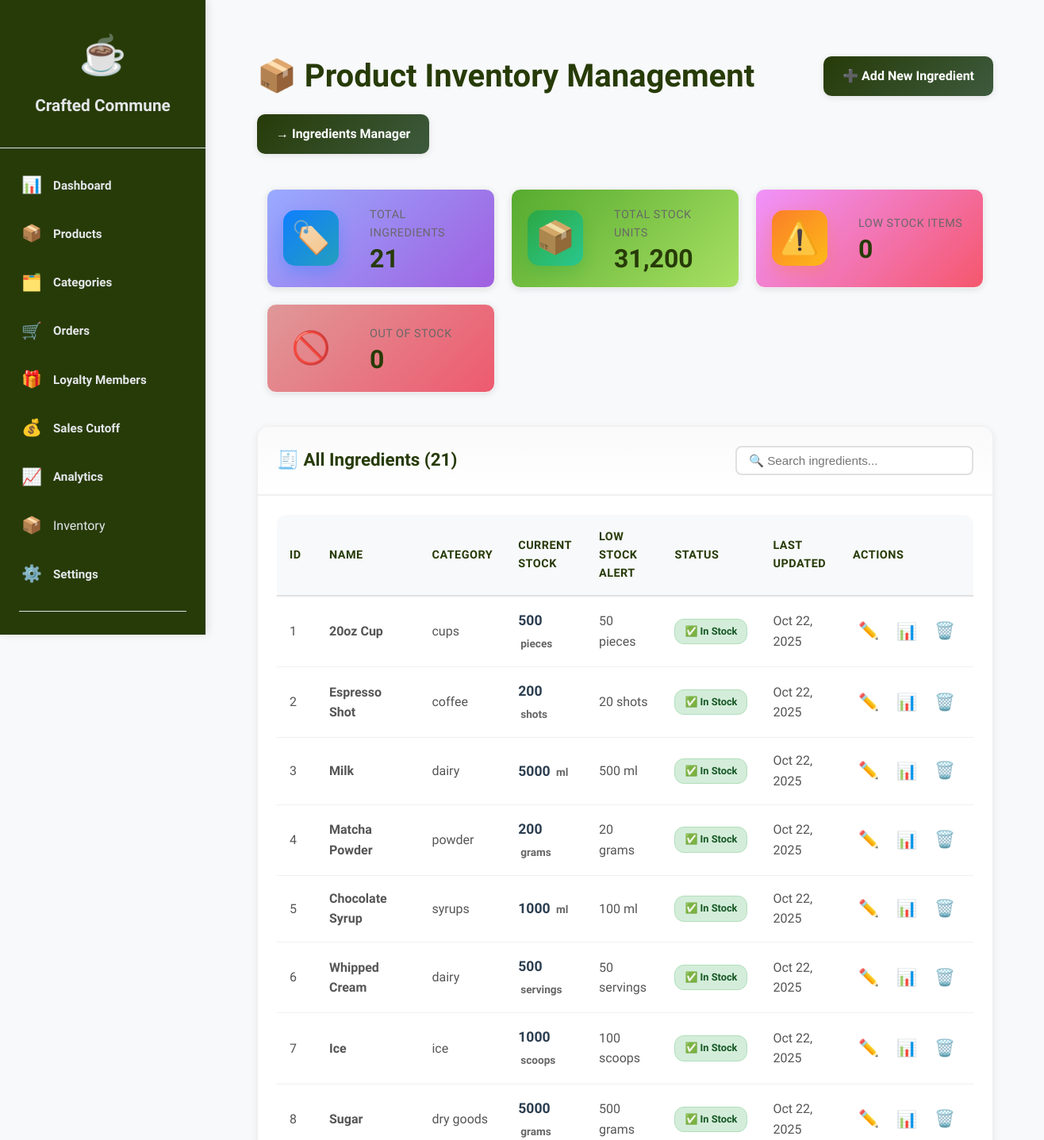
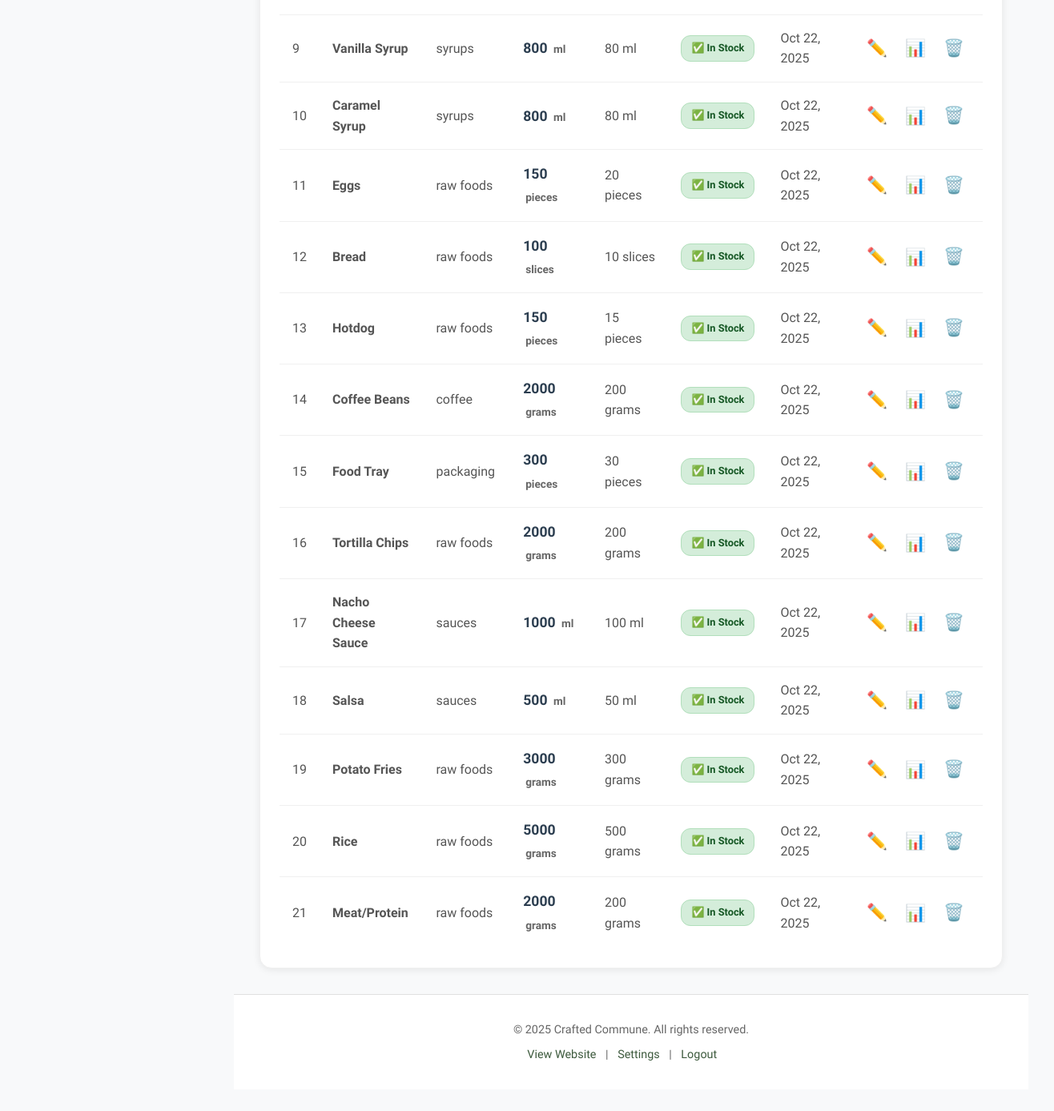
Screenshot of /admin/inventory.php (signed in) with the database file from the repository (2 pictures, top to bottom).
### tables this page shows
CREATE TABLE IF NOT EXISTS product_inventory (
  id INT(11) NOT NULL AUTO_INCREMENT,
  name VARCHAR(255) NOT NULL,
  stock INT(11) NOT NULL DEFAULT 0,
  category VARCHAR(255) NOT NULL,
  low_stock_threshold INT(11) DEFAULT 10,
  unit VARCHAR(50) DEFAULT 'units',
  created_at TIMESTAMP DEFAULT CURRENT_TIMESTAMP,
  updated_at TIMESTAMP DEFAULT CURRENT_TIMESTAMP ON UPDATE CURRENT_TIMESTAMP,
  PRIMARY KEY (id),
  UNIQUE KEY name (name)
);

### config.php (called while the page is built, shortened)
<?php
function e($string) {
    return htmlspecialchars($string, ENT_QUOTES, 'UTF-8');
}
?>

### admin/inventory.php (the view, shortened to what this page needs)
<?php
require_once '../config.php';
$stmt = $pdo->prepare("
    SELECT
        id,
        name,
        stock,
        category,
        low_stock_threshold,
        unit,
        updated_at
    FROM product_inventory
    ORDER BY
        CASE
            WHEN stock = 0 THEN 1
            WHEN stock <= low_stock_threshold THEN 2
            ELSE 3
        END,
        id ASC
");
$stmt->execute();
$ingredients = $stmt->fetchAll();
$totalIngredients = count($ingredients);
$totalStock = array_sum(array_column($ingredients, 'stock'));
$outOfStockCount = count(array_filter($ingredients, function($i) { return $i['stock'] == 0; }));
$lowStockCount = count(array_filter($ingredients, function($i) {
    return $i['stock'] > 0 && $i['stock'] <= $i['low_stock_threshold'];
}));
include 'includes/header.php';
?>
<div class="page-header">
    <h1>📦 Product Inventory Management</h1>
    <a href="productadd_edit.php" class="btn btn-primary">➕ Add New Ingredient</a>
    <a href="affected_products.php" class="btn btn-primary">→ Ingredients Manager</a>
</div>
<div class="stats-grid">
    <div class="stat-card stat-blue">
        <div class="stat-icon">🏷️</div>
        <div class="stat-content">
            <div class="stat-label">Total Ingredients</div>
            <div class="stat-value"><?= $totalIngredients ?></div>
        </div>
    </div>
    <div class="stat-card stat-green">
        <div class="stat-icon">📦</div>
        <div class="stat-content">
            <div class="stat-label">Total Stock Units</div>
            <div class="stat-value"><?= number_format($totalStock) ?></div>
        </div>
    </div>
    <div class="stat-card stat-orange">
        <div class="stat-icon">⚠️</div>
        <div class="stat-content">
            <div class="stat-label">Low Stock Items</div>
            <div class="stat-value"><?= $lowStockCount ?></div>
        </div>
    </div>
    <div class="stat-card stat-red">
        <div class="stat-icon">🚫</div>
        <div class="stat-content">
            <div class="stat-label">Out of Stock</div>
            <div class="stat-value"><?= $outOfStockCount ?></div>
        </div>
    </div>
</div>
<div class="dashboard-card">
    <div class="card-header">
        <h2>🧾 All Ingredients (<?= $totalIngredients ?>)</h2>
        <input type="text"
               id="searchInput"
               class="search-input"
               placeholder="🔍 Search ingredients..."
               onkeyup="searchTable()">
    </div>
    <div class="card-body">
        <?php if (empty($ingredients)): ?>
            <p class="no-data">No ingredients found. Add your first ingredient!</p>
        <?php else: ?>
            <div class="table-responsive">
                <table class="data-table" id="ingredientsTable">
                    <thead>
                        <tr>
                            <th>ID</th>
                            <th>Name</th>
                            <th>Category</th>
                            <th>Current Stock</th>
                            <th>Low Stock Alert</th>
                            <th>Status</th>
                            <th>Last Updated</th>
                            <th>Actions</th>
                        </tr>
                    </thead>
                    <tbody>
                        <?php foreach ($ingredients as $ingredient): ?>
                            <?php
                            $isOutOfStock = $ingredient['stock'] == 0;
                            $isLowStock = $ingredient['stock'] > 0 && $ingredient['stock'] <= $ingredient['low_stock_threshold'];
                            $rowClass = $isOutOfStock ? 'out-of-stock-row' : ($isLowStock ? 'low-stock-row' : '');
                            ?>
                            <tr class="<?= $rowClass ?>">
                                <td><?= $ingredient['id'] ?></td>
                                <td><strong><?= e($ingredient['name']) ?></strong></td>
                                <td><?= e($ingredient['category']) ?></td>
                                <td class="stock-cell">
                                    <span class="stock-amount"><?= $ingredient['stock'] ?></span>
                                    <span class="stock-unit"><?= e($ingredient['unit']) ?></span>
                                </td>
                                <td><?= $ingredient['low_stock_threshold'] ?> <?= e($ingredient['unit']) ?></td>
                                <td>
                                    <?php if ($isOutOfStock): ?>
                                        <span class="status-badge badge-red">🚫 Out of Stock</span>
                                    <?php elseif ($isLowStock): ?>
                                        <span class="status-badge badge-orange">⚠️ Low Stock</span>
                                    <?php else: ?>
                                        <span class="status-badge badge-green">✅ In Stock</span>
                                    <?php endif; ?>
                                </td>
                                <td><?= date('M d, Y', strtotime($ingredient['updated_at'])) ?></td>
                                <td>
                                    <div class="action-buttons">
                                        <a href="productadd_edit.php?action=edit&id=<?= $ingredient['id'] ?>"
                                           class="btn-icon btn-icon-blue"
                                           title="Edit">
                                            ✏️
                                        </a>
                                        <button onclick="quickUpdateStock(<?= $ingredient['id'] ?>, '<?= e($ingredient['name']) ?>', <?= $ingredient['stock'] ?>)"
                                                class="btn-icon btn-icon-green"
                                                title="Quick Update Stock">
                                            📊
                                        </button>
                                        <a href="inventory.php?action=delete&id=<?= $ingredient['id'] ?>"
                                           class="btn-icon btn-icon-danger"
                                           onclick="return confirm('Delete this ingredient? This will also remove it from all product recipes!')"
                                           title="Delete">
                                            🗑️
                                        </a>
                                    </div>
                                </td>
                            </tr>
                        <?php endforeach; ?>
                    </tbody>
                </table>
            </div>
        <?php endif; ?>
    </div>
</div>
<?php include 'includes/footer.php'; ?>

### admin/includes/header.php (style rules this page uses)
:root { --primary: #3d5a3d; --primary-dark: #273B08; --text-dark: #e4e6e9ff; --text-light: #e7ebeeff; --bg-light: #f8f9fa; --border-color: #e0e0e0; }
* { margin: 0; padding: 0; box-sizing: border-box; }
body { font-family: 'Cabin Condensed', sans-serif; background: var(--bg-light); display: flex; min-height: 100vh; }

### admin/inventory.php (style rules this page uses)
.stats-grid { display: grid; grid-template-columns: repeat(auto-fit, minmax(250px, 1fr)); gap: 20px; margin-bottom: 30px; }
.stat-card { display: flex; align-items: center; padding: 20px; border-radius: 12px; color: white; transition: transform 0.3s ease; box-shadow: 0 2px 8px rgba(0, 0, 0, 0.1); }
.stat-icon { font-size: 2.5rem; margin-right: 15px; opacity: 0.9; }
.stat-content { flex-grow: 1; }
.stat-label { font-size: 0.9rem; font-weight: 400; opacity: 0.95; margin-bottom: 5px; }
.stat-value { font-size: 2rem; font-weight: 700; }
.stat-blue { background: linear-gradient(135deg, #98abffff 0%, #a05fe0ff 100%); }
.stat-green { background: linear-gradient(135deg, #56ab2f 0%, #a8e063 100%); }
.stat-orange { background: linear-gradient(135deg, #f093fb 0%, #f5576c 100%); }
.stat-red { background: linear-gradient(135deg, #df9898ff 0%, #ee5a6f 100%); }
.stock-cell { font-weight: bold; font-size: 1.1rem; }
.stock-amount { color: #2c3e50; }
.stock-unit { font-size: 0.85rem; color: #666; margin-left: 3px; }
.status-badge { display: inline-block; padding: 5px 12px; border-radius: 12px; font-size: 0.8rem; font-weight: 600; white-space: nowrap; }
.badge-green { background-color: #d4edda; color: #155724; }
.action-buttons { display: flex; gap: 8px; }
.btn-icon { background: none; border: none; font-size: 1.3rem; cursor: pointer; padding: 5px; transition: transform 0.2s; }
.search-input { padding: 8px 15px; border: 2px solid #e0e0e0; border-radius: 8px; font-size: 0.95rem; width: 300px; }

### rows the page displays
product_inventory: id "1", name "20oz Cup", category "cups", stock "500", unit "pieces", low_stock_threshold "50", shows "✅ In Stock", updated_at "Oct 22, 2025"
product_inventory: id "2", name "Espresso Shot", category "coffee", stock "200", unit "shots", low_stock_threshold "20", shows "✅ In Stock", updated_at "Oct 22, 2025"
product_inventory: id "3", name "Milk", category "dairy", stock "5000", unit "ml", low_stock_threshold "500", shows "✅ In Stock", updated_at "Oct 22, 2025"
product_inventory: id "4", name "Matcha Powder", category "powder", stock "200", unit "grams", low_stock_threshold "20", shows "✅ In Stock", updated_at "Oct 22, 2025"
product_inventory: id "5", name "Chocolate Syrup", category "syrups", stock "1000", unit "ml", low_stock_threshold "100", shows "✅ In Stock", updated_at "Oct 22, 2025"
product_inventory: id "6", name "Whipped Cream", category "dairy", stock "500", unit "servings", low_stock_threshold "50", shows "✅ In Stock", updated_at "Oct 22, 2025"
product_inventory: id "7", name "Ice", category "ice", stock "1000", unit "scoops", low_stock_threshold "100", shows "✅ In Stock", updated_at "Oct 22, 2025"
product_inventory: id "8", name "Sugar", category "dry goods", stock "5000", unit "grams", low_stock_threshold "500", shows "✅ In Stock", updated_at "Oct 22, 2025"
product_inventory: id "9", name "Vanilla Syrup", category "syrups", stock "800", unit "ml", low_stock_threshold "80", shows "✅ In Stock", updated_at "Oct 22, 2025"
product_inventory: id "10", name "Caramel Syrup", category "syrups", stock "800", unit "ml", low_stock_threshold "80", shows "✅ In Stock", updated_at "Oct 22, 2025"
product_inventory: id "11", name "Eggs", category "raw foods", stock "150", unit "pieces", low_stock_threshold "20", shows "✅ In Stock", updated_at "Oct 22, 2025"
product_inventory: id "12", name "Bread", category "raw foods", stock "100", unit "slices", low_stock_threshold "10", shows "✅ In Stock", updated_at "Oct 22, 2025"
product_inventory: id "13", name "Hotdog", category "raw foods", stock "150", unit "pieces", low_stock_threshold "15", shows "✅ In Stock", updated_at "Oct 22, 2025"
product_inventory: id "14", name "Coffee Beans", category "coffee", stock "2000", unit "grams", low_stock_threshold "200", shows "✅ In Stock", updated_at "Oct 22, 2025"
product_inventory: id "15", name "Food Tray", category "packaging", stock "300", unit "pieces", low_stock_threshold "30", shows "✅ In Stock", updated_at "Oct 22, 2025"
product_inventory: id "16", name "Tortilla Chips", category "raw foods", stock "2000", unit "grams", low_stock_threshold "200", shows "✅ In Stock", updated_at "Oct 22, 2025"
product_inventory: id "17", name "Nacho Cheese Sauce", category "sauces", stock "1000", unit "ml", low_stock_threshold "100", shows "✅ In Stock", updated_at "Oct 22, 2025"
product_inventory: id "18", name "Salsa", category "sauces", stock "500", unit "ml", low_stock_threshold "50", shows "✅ In Stock", updated_at "Oct 22, 2025"
product_inventory: id "19", name "Potato Fries", category "raw foods", stock "3000", unit "grams", low_stock_threshold "300", shows "✅ In Stock", updated_at "Oct 22, 2025"
product_inventory: id "20", name "Rice", category "raw foods", stock "5000", unit "grams", low_stock_threshold "500", shows "✅ In Stock", updated_at "Oct 22, 2025"
product_inventory: id "21", name "Meat/Protein", category "raw foods", stock "2000", unit "grams", low_stock_threshold "200", shows "✅ In Stock", updated_at "Oct 22, 2025"

### other values shown
SITE_NAME "Crafted Commune"
$totalIngredients "21"
$totalStock "31,200"
$lowStockCount "0"
$outOfStockCount "0"
